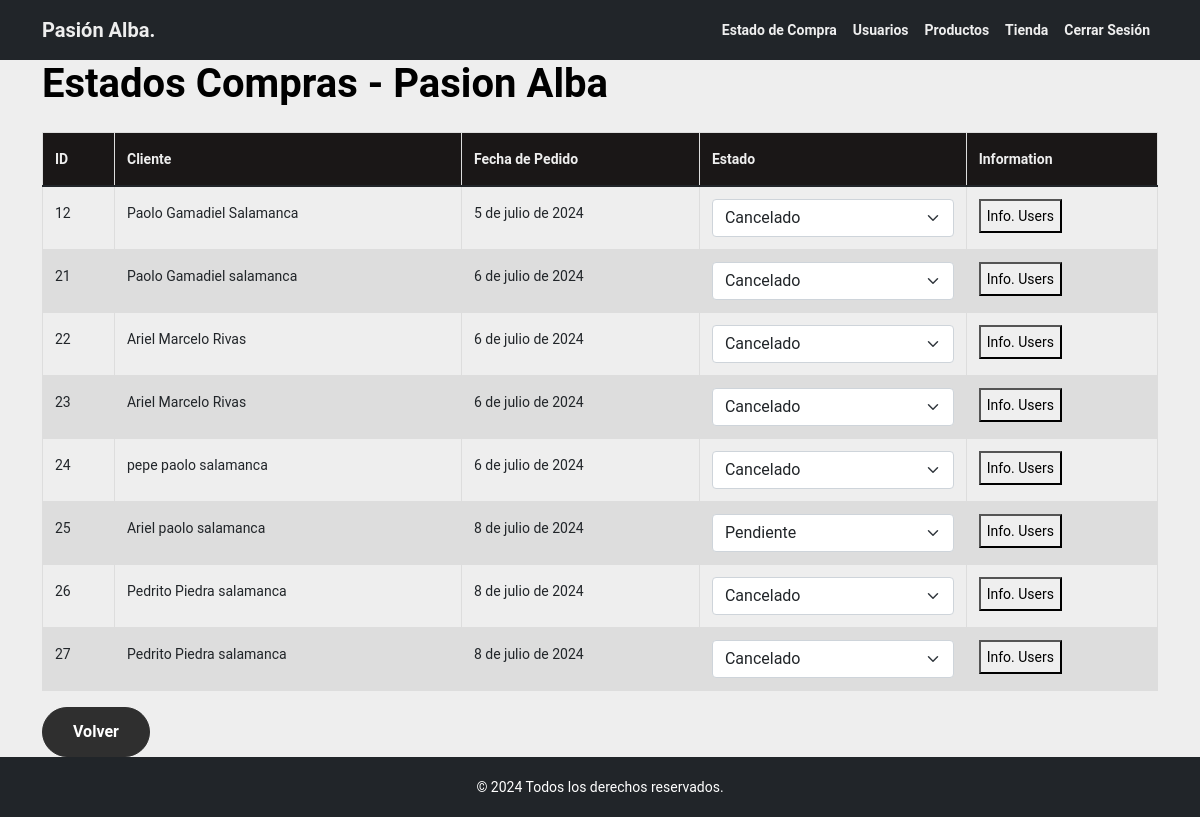
The app's page /panelcontrolestadocompra/, older data.
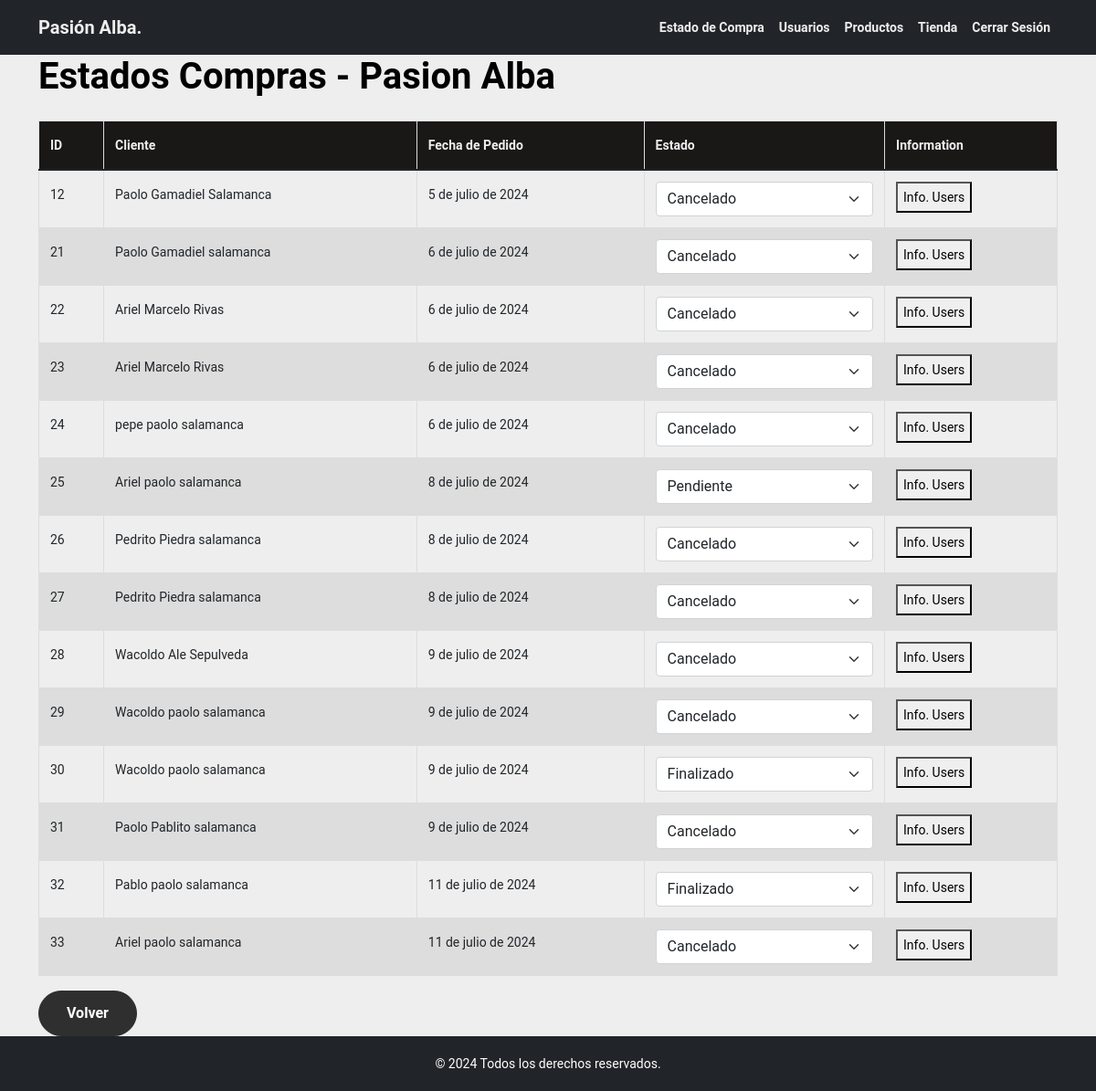
The same page, newer data.
### aplicacion/models.py (models this page shows, shortened)
class Pedido(models.Model):
    usuario = models.ForeignKey(Usuario, on_delete=models.PROTECT)
    id = models.AutoField(primary_key=True)
    nombre_cliente = models.CharField(max_length=100)
    direccion = models.CharField(max_length=200)
    correo = models.EmailField()
    celular = models.CharField(max_length=20)
    region = models.CharField(max_length=25, choices=REGIONES, default='CONCEPCION')
    fecha_pedido = models.DateField(auto_now_add=True)
    boleta = models.CharField(max_length=15, choices=[
        ('sin_boleta', 'Sin boleta'),
        ('con_boleta', 'Con boleta'),
    ])
    estado = models.CharField(max_length=20, choices=[
        ('cancelado', 'Cancelado'),
        ('en_proceso', 'En Proceso'),
        ('finalizado', 'Finalizado'),
    ], default='en_proceso')
    adicional = models.TextField(blank=True, null=True)

### aplicacion/views.py (the view)
# urls.py: path('panelcontrolestadocompra/', panelcontrolestadocompra, name='panelcontrolestadocompra'),
def panelcontrolestadocompra (request):
    pedidos=Pedido.objects.all()
    datos={
        "pedidos":pedidos
    }
    return render(request, "aplicacion/panelcontrolestadocompra.html", datos)

### aplicacion/templates/aplicacion/panelcontrolestadocompra.html (shortened to what this page needs)
<!DOCTYPE html>
<html lang="es">
<head>
    {% load static %}
    <link href="{% static 'aplicacion/css/bootstrap.min.css' %}" rel="stylesheet">
    <link rel="stylesheet" href="https://cdnjs.cloudflare.com/ajax/libs/font-awesome/6.0.0-beta3/css/all.min.css">
    <link href="{% static 'aplicacion/css/tiny-slider.css' %}" rel="stylesheet">
    <link href="{% static 'aplicacion/css/style.css' %}" rel="stylesheet">
</head>
<body>
    <nav class="navbar navbar navbar-expand-md navbar-dark bg-dark" aria-label="Furni navigation bar" style="font-weight: bold;">
        <div class="container">
            <a class="navbar-brand" href="{% url 'panelcontrol' %}">Pasión Alba<span>.</span></a>
            <div class="collapse navbar-collapse" id="navbarsFurni">
                <ul class="custom-navbar-nav navbar-nav ms-auto mb-2 mb-md-0">
                    <li class="nav-item">
                        <a class="nav-link" href="{% url 'panelcontrolestadocompra' %}">Estado de Compra</a>
                    </li>
                    <li class="nav-item">
                        <a class="nav-link" href="{% url 'personas' %}">Usuarios</a>
                    </li>
                    <li class="nav-item">
                        <a class="nav-link" href="{% url 'productos' %}">Productos</a>
                    </li>
                    <li class="nav-item ">
                        <a class="nav-link" href="{% url 'shop' %}">Tienda</a>
                    </li>
                    <li class="nav-item">
                        <a class="nav-link" href="{% url 'panelcerrarsesion' %}">Cerrar Sesión</a>
                    </li>
                </ul>
            </div>
        </div>
    </nav>
    <div class="container">
        <header class="header">
            <h1 style="color: black;">Estados Compras - Pasion Alba</h1>
        </header>
        <section class="mt-4">
            <div class="table-responsive">
                <table class="table table-hover">
                    <thead>
                        <tr>
                            <th style="background-color: rgb(26, 23, 23);">ID</th>
                            <th style="background-color: rgb(26, 23, 23);">Cliente</th>
                            <th style="background-color: rgb(26, 23, 23);">Fecha de Pedido</th>
                            <th style="background-color: rgb(26, 23, 23);">Estado</th>
                            <th style="background-color: rgb(26, 23, 23);">Information</th>
                        </tr>
                    </thead>
                    <tbody>
                        {% for p in pedidos %}
                        <tr>
                            <td>{{ p.id }}</td>
                            <td>{{ p.nombre_cliente }}</td>
                            <td>{{ p.fecha_pedido }}</td>
                            <td>
                                <select class="form-select" name="estado" onchange="actualizarEstado(this, {{ p.id }})">
                                    <option value="cancelado" {% if p.estado == 'cancelado' %}selected{% endif %}>Cancelado</option>
                                    <option value="pendiente" {% if p.estado == 'pendiente' %}selected{% endif %}>Pendiente</option>
                                    <option value="finalizado" {% if p.estado == 'finalizado' %}selected{% endif %}>Finalizado</option>
                                </select>
                            </td>
                            <td>
                                <button class="btn-detalle" id="myBtn{{ p.id }}">Info. Users</button>
                            </td>
                        </tr>
                        {% endfor %}
                    </tbody>
                </table>
            </div>
            <div class="back-button">
                <a href="{% url 'panelcontrol' %}" class="btn btn-secondarsy">Volver</a>
            </div>
        </section>
    </div>
    <footer class="footer text-center py-3 bg-dark text-white">
        © 2024 Todos los derechos reservados.
    </footer>
    </body>
    </html>

### aplicacion/static/aplicacion/css/style.css (style rules this page uses)
body { overflow-x: hidden; position: relative; }
body { font-family: "Inter", sans-serif; font-weight: 400; line-height: 28px; color: #6a6a6a; font-size: 14px; background-color: #eff2f1; }
a { text-decoration: none; -webkit-transition: .3s all ease; -o-transition: .3s all ease; transition: .3s all ease; color: #2f2f2f; text-decoration: underline; }
.btn { font-weight: 600; padding: 12px 30px; border-radius: 30px; color: #ffffff; background: #2f2f2f; border-color: #2f2f2f; }
:root { --dark-green: #627254; --light-green: #76885B; --gray: #DDDDDD; --light-gray: #EEEEEE; }
body { background-color: var(--light-gray); color: var(--dark-green); }
h1 { color: var(--light-green); }
body { font-family: 'Roboto', sans-serif; background-color: #EEEEEE; }
h1 { color: #627254; font-weight: 700; }

### aplicacion/templates/aplicacion/panelcontrolestadocompra.html (style rules this page uses)
body { background-color: #EEEEEE; color: #627254; }
.navbar { background-color: #627254; }
.navbar-brand { color: #EEEEEE !important; }
.navbar-nav .nav-link { color: #EEEEEE !important; }
.header h1 { color: #627254; }
.table-hover th, .table-hover td { border: 1px solid #DDDDDD; padding: 12px; text-align: left; }
.table-hover th { background-color: #627254; color: #EEEEEE; }
.table-hover tr:nth-child(even) { background-color: #DDDDDD; }

Row changes from the older to the newer data that the page shows:
added Pedido: id "28", nombre_cliente "Wacoldo Ale Sepulveda", fecha_pedido "9 de julio de 2024", estado "Cancelado"
added Pedido: id "29", nombre_cliente "Wacoldo paolo salamanca", fecha_pedido "9 de julio de 2024", estado "Cancelado"
added Pedido: id "30", nombre_cliente "Wacoldo paolo salamanca", fecha_pedido "9 de julio de 2024", estado "Finalizado"
added Pedido: id "31", nombre_cliente "Paolo Pablito salamanca", fecha_pedido "9 de julio de 2024", estado "Cancelado"
added Pedido: id "32", nombre_cliente "Pablo paolo salamanca", fecha_pedido "11 de julio de 2024", estado "Finalizado"
added Pedido: id "33", nombre_cliente "Ariel paolo salamanca", fecha_pedido "11 de julio de 2024", estado "Cancelado"
